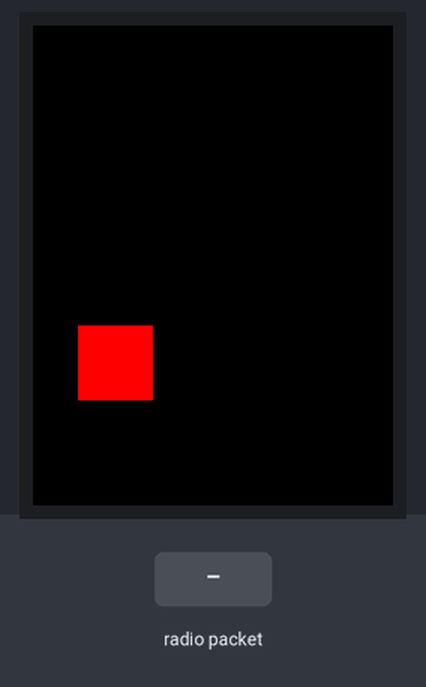
A sketch run on a simulated ESP32. On the bench: 240×320 colour display. The inputs (shaded band) are chosen by the test bench. No radio packets arrive unless stated; what the sketch prints to the serial monitor is not drawn.

Above: at 1.2 s.

The sketch:

main.ino
```cpp
#include "helpfull.h"
#include <SPI.h>
#include "RF24.h"

#define CE_PIN  22
#define CSN_PIN 21

struct package{
  //int n = 0;
  float t = 0.00, p = 0.00, h = 0.00;
} __attribute__((packed, aligned(1)));
byte addresses[][6] = {"0"};

typedef struct package Package;
Package data;

RF24 myRadio(12, 5);

void setup() {
  Serial.begin(115200);
/*
  tft.begin(0x6814);
  tft.setRotation(1);
  tft.fillScreen(BLUE);
  tft.setCursor(85, 110);
*/
  myRadio.begin();
  myRadio.setChannel(115);
  myRadio.setPALevel(RF24_PA_MAX);
  myRadio.setDataRate(RF24_250KBPS);
  myRadio.openReadingPipe(1, addresses[0]);
  myRadio.startListening();

  tft.setTextColor(WHITE);
  tft.fillRect(30, 200, 50, 50, RED);
}

void loop() {
   if (myRadio.available() ){

      myRadio.read( &data, sizeof(data) );

      //Serial.println("giro");
      Serial.println(String(data.t) + " C");
      Serial.println(String(data.p) + " hPa");
      Serial.println(String(data.h) + " %");
   }
}
```

helpfull.h
```cpp
//--------------------------------------------------------------------
/*
display:
LCD_D1 --> D13
LCD_D0 --> D12
LCD_D7 --> D14
LCD_D6 --> D27
LCD_D5 --> RX2
LCD_D4 --> TX2
LCD_D3 --> D25
LCD_D2 --> D26
LCD_RD --> D2
LCD_WR --> D4
LCD_RS --> D15
LCD_CS --> D33
LCD_RST --> D32

nrf24l01:
CE --> D12
SCK --> D18
MISO --> D19
CSN --> D5
MOSI --> D23
*/


#define LCD_CS 33 // Chip Select ESP32 GPIO33
#define LCD_RS 15 // LCD_RS = Register Select or LCD_CD = Command/Data
#define LCD_WR 4 // LCD Write goes to ESP32 GPIO4
#define LCD_RD 2 // LCD Read goes to ESP32 GPIO2
#define LCD_RESET 32 // ESP32 GPIO32

//--------------------------------------------------------------------
//needed librarys
#include <MCUFRIEND_kbv.h>
#include "Adafruit_GFX.h"
#include "TouchScreen.h"
#include <HardwareSerial.h>

MCUFRIEND_kbv tft; //create the object 'tft' to interract with the lib

//--------------------------------------------------------------------

//declaration for the serial com from the arduino nano
#define RXD2 34 //pins for receive datas from arduino
#define TXD2 35

//--------------------------------------------------------------------

//Assign human-readable names to some common 16-bit color values
#define BLACK   0x0000
#define BLUE    0x001F
#define RED     0xF800
#define GREEN   0x07E0
#define CYAN    0x07FF
#define MAGENTA 0xF81F
#define YELLOW  0xFFE0
#define WHITE   0xFFFF

//--------------------------------------------------------------------

//helpfull comands to remind for the code:
/*tft.setTextColor(YELLOW, BLACK);
tft.println("readPixel() reads as BGR");
printmsg(msglin, "INVERT DISPLAY ");
tft.fillScreen(BLACK);
tft.setTextColor(GREEN);
tft.setCursor(0, 0);
tft.setTextSize(1);
tft.drawRect(cx - i2, cy - i2, i, i, color);
tft.fillRect(cx - i2, cy - i2, i, i, color1);
tft.fillCircle(x, y, radius, color);*/

//--------------------------------------------------------------------

const int XP=27,XM=15,YP=4,YM=14; //320x480 ID=0x6814
```
